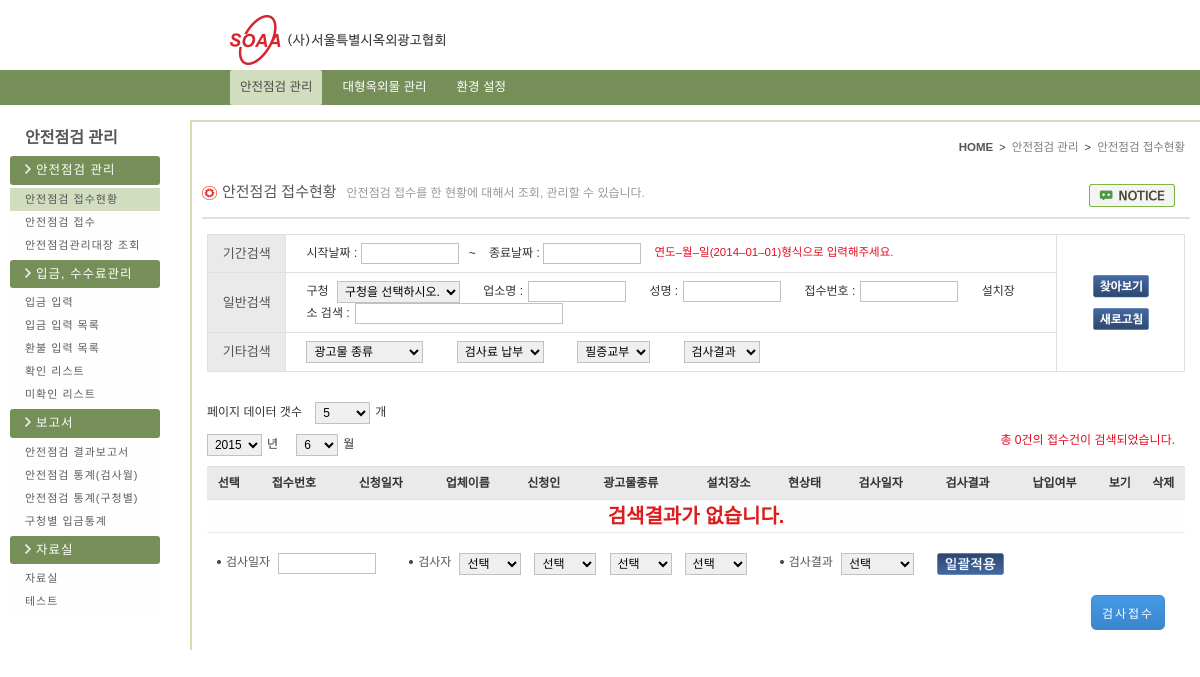
Screenshot of /safeChk_Mng/soaa_list.php (signed in) with the database file from the repository.
### tables this page shows
CREATE TABLE `menu` (
  `idx` varchar(1) NOT NULL default '',
  `idx_sub` varchar(4) NOT NULL default '',
  `menu_nm` varchar(20) default NULL,
  `url` varchar(100) default NULL,
  `use_gubun` char(1) default NULL,
  `insert_date` datetime default NULL,
  `update_date` datetime default NULL,
  `insert_id` varchar(10) default NULL,
  PRIMARY KEY  (`idx`,`idx_sub`)
);

### safeChk_Mng/soaa_list.php (the view, shortened to what the rows shown need)
<?  include_once $_SERVER["DOCUMENT_ROOT"] . "/safeChk_Mng/left_menu.php"; ?>
<link rel="stylesheet" type="text/css" href="/css/admin/soaa_list.css">
            <section class="contents">
            	<div class="contents_con">
                    <div class="contain">
                        <div class="con02">
                            <div class="receive_table">
                                <table>
                                    <tr>
                                        <th><a href="javascript:void(0);" id="checkAll" onclick="chk_reverse();">선택</a></th>
                                        <th>접수번호</th>
                                        <th>신청일자</th>
                                        <th>업체이름</th>
                                        <th>신청인</th>
                                        <th>광고물종류</th>
                                        <th>설치장소</th>
                                        <th>현상태</th>
                                        <th>검사일자</th>
                                        <th>검사결과</th>
                                        <th>납입여부</th>
                                        <th>보기</th>
                                        <th>삭제</th>
                                    </tr>
                                </table>
                            </div>
                        </div>
                    </div>
                </div>
            </section>
        </section>
	</div>
</body>
</html>

### safeChk_Mng/left_menu.php (shortened to what the rows shown need)
<?  include_once $_SERVER["DOCUMENT_ROOT"] . "/config/function.php"; ?>
<?
	include $_SERVER["DOCUMENT_ROOT"] . "/head.php";
	$this_page = array_pop(explode("/", $_SERVER["REQUEST_URI"]));
	$this_page = explode(".", $this_page);
?>
        <section id="section">
        	<section class="lnb">
            	<ul>
					<?
						$result = fn_select("idx_sub, menu_nm, url", "menu", "length(idx_sub) < 3  and idx_sub between '10' and '40'");
						$i=1;
						while($rs = mysql_fetch_array($result)){
					?>
						<li class="bg_catch"><img src="/img/arrow_right.png" alt="arrow_right"><?=$rs["menu_nm"]?></li>
						<?
							$result_sub = fn_select("idx_sub, menu_nm, url", "menu", "length(idx_sub) > 3 and idx_sub like '" .$i ."0%'");
							while($rs_sub = mysql_fetch_array($result_sub)){
								$click_page = array_pop(explode("/", $rs_sub["url"]));
								$click_page = explode(".", $click_page);
								if($click_page[0] == $this_page[0]){
						?>
		                    <li class="click"><a href="<?=$rs_sub["url"]?>"><?=$rs_sub["menu_nm"]?></a></li>
						<?		}else{	?>
		                    <li><a href="<?=$rs_sub["url"]?>"><?=$rs_sub["menu_nm"]?></a></li>
						<?
								}
							}
							$i++;
						?>
					<? } ?>
                </ul>
            </section>

### rows the page displays
menu: menu_nm "안전점검 관리"
menu: menu_nm "안전점검 접수현황"
menu: menu_nm "안전점검 접수"
menu: menu_nm "안전점검관리대장 조회"
menu: menu_nm "입금, 수수료관리"
menu: menu_nm "입금 입력"
menu: menu_nm "입금 입력 목록"
menu: menu_nm "환불 입력 목록"
menu: menu_nm "확인 리스트"
menu: menu_nm "미확인 리스트"
menu: menu_nm "보고서"
menu: menu_nm "안전점검 결과보고서"
menu: menu_nm "안전점검 통계(검사월)"
menu: menu_nm "안전점검 통계(구청별)"
menu: menu_nm "구청별 입금통계"
menu: menu_nm "자료실"
menu: menu_nm "자료실"
menu: menu_nm "테스트"

### other values shown
$tot_cnt "0"
form field select_page_num "5"
form field value "2015"
form field value "6"
